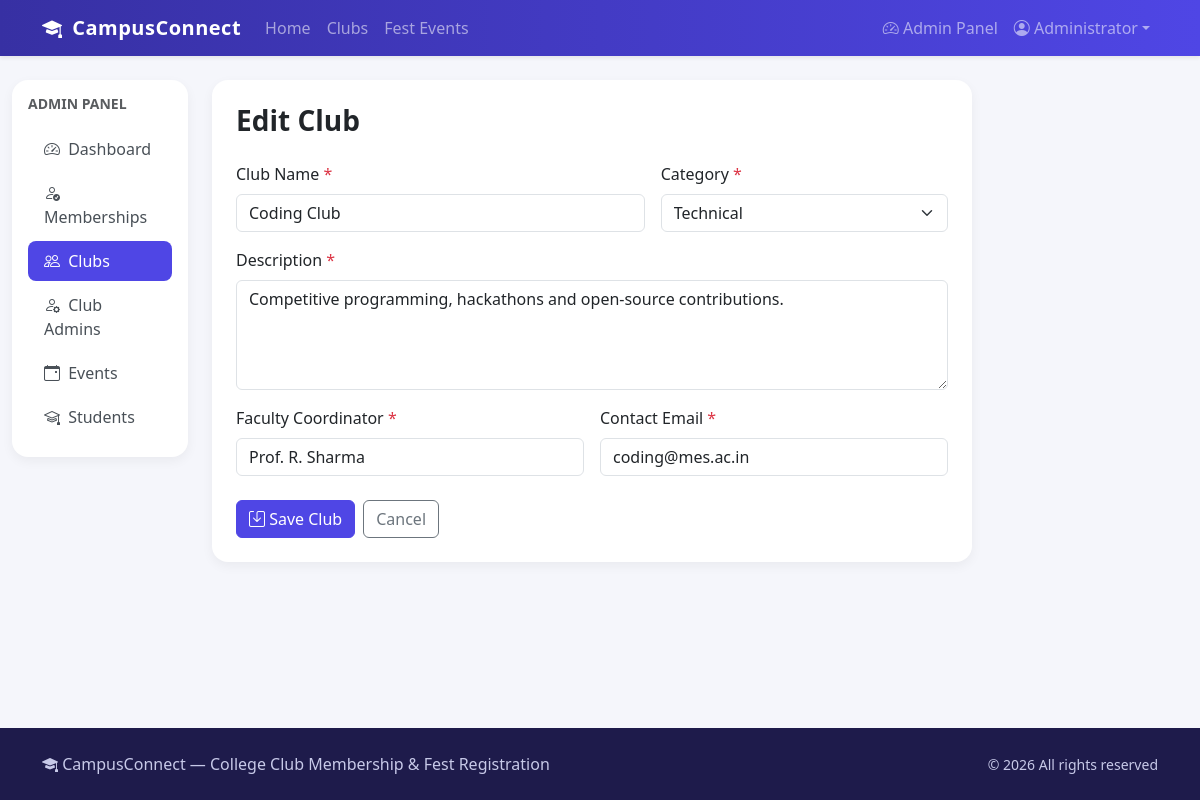
Screenshot of /admin/clubs/1/edit (signed in) with the database file from the repository.
### tables this page shows
CREATE TABLE "users" (
    id            INTEGER PRIMARY KEY AUTOINCREMENT,
    name          TEXT    NOT NULL,
    email         TEXT    NOT NULL UNIQUE,
    password_hash TEXT    NOT NULL,
    roll_no       TEXT,
    department    TEXT,
    year          TEXT,
    phone         TEXT,
    role          TEXT    NOT NULL DEFAULT 'student' CHECK (role IN ('student', 'admin', 'club_admin')),
    club_id       INTEGER REFERENCES clubs(id) ON DELETE CASCADE,    created_at    TEXT    NOT NULL DEFAULT CURRENT_TIMESTAMP
);

CREATE TABLE clubs (
    id            INTEGER PRIMARY KEY AUTOINCREMENT,
    name          TEXT    NOT NULL UNIQUE,
    category      TEXT    NOT NULL,
    description   TEXT    NOT NULL,
    coordinator   TEXT,
    contact_email TEXT,
    created_at    TEXT    NOT NULL DEFAULT CURRENT_TIMESTAMP
);

### app.py (the view, shortened to what this page needs)
@app.route("/admin/clubs/new", methods=["GET", "POST"])
@app.route("/admin/clubs/<int:club_id>/edit", methods=["GET", "POST"])
@admin_required
def admin_club_form(club_id=None):
    club = get_club_or_404(club_id) if club_id else None
    form = dict(club) if club else {}
    return render_template("admin/club_form.html", club=club, form=form, categories=CATEGORIES)

### app.py (called while the page is built)
def get_db():
    if "db" not in g:
        g.db = sqlite3.connect(DATABASE)
        g.db.row_factory = sqlite3.Row
        g.db.execute("PRAGMA foreign_keys = ON")
    return g.db

@app.before_request
def load_user():
    user_id = session.get("user_id")
    g.user = None
    g.club = None
    if user_id is not None:
        db = get_db()
        g.user = db.execute("SELECT * FROM users WHERE id = ?", (user_id,)).fetchone()
        if g.user is not None and g.user["role"] == "club_admin":
            g.club = db.execute("SELECT * FROM clubs WHERE id = ?", (g.user["club_id"],)).fetchone()

def current_portal():
    user = g.get("user")
    return "club_admin" if user is not None and user["role"] == "club_admin" else "admin"

@app.context_processor
def inject_globals():
    return {
        "user": g.get("user"),
        "my_club": g.get("club"),
        "portal": current_portal(),
        "category_icons": CATEGORY_ICONS,
        "today": date.today().isoformat(),
    }

def login_required(view):
    @wraps(view)
    def wrapped(*args, **kwargs):
        if g.user is None:
            flash("Please log in to continue.", "warning")
            return redirect(url_for("login", next=request.path))
        return view(*args, **kwargs)
    return wrapped

def admin_required(view):
    @wraps(view)
    @login_required
    def wrapped(*args, **kwargs):
        if g.user["role"] != "admin":
            abort(403)
        return view(*args, **kwargs)
    return wrapped

def get_club_or_404(club_id):
    club = get_db().execute("SELECT * FROM clubs WHERE id = ?", (club_id,)).fetchone()
    if club is None:
        abort(404)
    return club

### templates/admin/club_form.html (shortened to what this page needs)
{% extends "admin/layout.html" %}
{% set active_section = 'admin_clubs' %}
{% block admin_content %}
<div class="card hover-card" style="max-width: 760px">
    <div class="card-body p-4">
        <h3 class="fw-bold mb-4">{{ 'Edit Club' if club else 'Add New Club' }}</h3>
        <form method="post" class="needs-validation" novalidate>
            <div class="row g-3">
                <div class="col-md-7">
                    <label for="name" class="form-label">Club Name</label>
                    <input type="text" class="form-control" id="name" name="name" value="{{ form.name }}" minlength="2" required>
                </div>
                <div class="col-md-5">
                    <label for="category" class="form-label">Category</label>
                    <select class="form-select" id="category" name="category" required>
                        {% for cat in categories %}
                        <option {% if form.category == cat %}selected{% endif %}>{{ cat }}</option>
                        {% endfor %}
                    </select>
                </div>
                <div class="col-12">
                    <label for="description" class="form-label">Description</label>
                    <textarea class="form-control" id="description" name="description" rows="4" minlength="10" required>{{ form.description }}</textarea>
                </div>
                <div class="col-md-6">
                    <label for="coordinator" class="form-label">Faculty Coordinator</label>
                    <input type="text" class="form-control" id="coordinator" name="coordinator" value="{{ form.coordinator or '' }}" minlength="2" required>
                </div>
                <div class="col-md-6">
                    <label for="contact_email" class="form-label">Contact Email</label>
                    <input type="email" class="form-control" id="contact_email" name="contact_email" value="{{ form.contact_email or '' }}" required>
                </div>
            </div>
            <div class="d-flex gap-2 mt-4">
                <button type="submit" class="btn btn-brand"><i class="bi bi-save"></i> Save Club</button>
                <a href="{{ url_for('admin_clubs') }}" class="btn btn-outline-secondary">Cancel</a>
            </div>
        </form>
    </div>
</div>
{% endblock %}

### templates/base.html (shortened to what this page needs)
<!doctype html>
<html lang="en">
<head>
    <link href="https://cdn.jsdelivr.net/npm/bootstrap@5.3.3/dist/css/bootstrap.min.css" rel="stylesheet">
    <link href="https://cdn.jsdelivr.net/npm/bootstrap-icons@1.11.3/font/bootstrap-icons.min.css" rel="stylesheet">
    <link href="{{ url_for('static', filename='css/style.css') }}" rel="stylesheet">
</head>
<body class="d-flex flex-column min-vh-100">
<nav class="navbar navbar-expand-lg navbar-dark bg-brand shadow-sm sticky-top">
    <div class="container">
        <a class="navbar-brand" href="{{ url_for('index') }}"><i class="bi bi-mortarboard-fill me-1"></i> CampusConnect</a>
        <div class="collapse navbar-collapse" id="mainNav">
            <ul class="navbar-nav me-auto">
                <li class="nav-item"><a class="nav-link {% if request.endpoint == 'index' %}active{% endif %}" href="{{ url_for('index') }}">Home</a></li>
                <li class="nav-item"><a class="nav-link {% if request.endpoint in ['clubs', 'club_detail'] %}active{% endif %}" href="{{ url_for('clubs') }}">Clubs</a></li>
                <li class="nav-item"><a class="nav-link {% if request.endpoint in ['events', 'event_detail'] %}active{% endif %}" href="{{ url_for('events') }}">Fest Events</a></li>
            </ul>
            <ul class="navbar-nav">
                {% if user %}
                    {% if user.role == 'admin' %}
                        <li class="nav-item"><a class="nav-link" href="{{ url_for('admin_dashboard') }}"><i class="bi bi-speedometer2"></i> Admin Panel</a></li>
                    {% elif user.role == 'club_admin' %}
                        <li class="nav-item"><a class="nav-link" href="{{ url_for('club_admin_dashboard') }}"><i class="bi bi-speedometer2"></i> Club Portal</a></li>
                    {% else %}
                        <li class="nav-item"><a class="nav-link" href="{{ url_for('dashboard') }}"><i class="bi bi-grid"></i> My Dashboard</a></li>
                    {% endif %}
                    <li class="nav-item dropdown">
                        <a class="nav-link dropdown-toggle" href="#" data-bs-toggle="dropdown"><i class="bi bi-person-circle"></i> {{ user.name.split()[0] }}</a>
                    </li>
                {% else %}
                    <li class="nav-item"><a class="nav-link" href="{{ url_for('login') }}">Login</a></li>
                    <li class="nav-item"><a class="btn btn-light btn-sm ms-lg-2 mt-1" href="{{ url_for('register') }}">Register</a></li>
                {% endif %}
            </ul>
        </div>
    </div>
</nav>
<main class="flex-grow-1">
    {% block content %}{% endblock %}
</main>
<footer class="py-4 mt-5">
    <div class="container d-flex flex-column flex-md-row justify-content-between align-items-center gap-2">
        <span><i class="bi bi-mortarboard-fill"></i> CampusConnect &mdash; College Club Membership &amp; Fest Registration</span>
        <span class="small">&copy; 2026 All rights reserved</span>
    </div>
</footer>
</body>
</html>

### static/css/style.css (style rules this page uses)
:root { --brand: #4f46e5; --brand-dark: #3730a3; --accent: #ec4899; }
body { background: #f5f6fb; font-family: "Segoe UI", system-ui, -apple-system, sans-serif; }
.navbar-brand { font-weight: 700; letter-spacing: .5px; }
.bg-brand { background: linear-gradient(90deg, var(--brand-dark), var(--brand)); }
.btn-brand { background: var(--brand); border-color: var(--brand); color: #fff; }
.hover-card { border: 0; border-radius: 1rem; transition: transform .2s ease, box-shadow .2s ease; box-shadow: 0 4px 12px rgba(0, 0, 0, .05); }
div:has(> [required]) > .form-label::after, div:has(> .input-group > [required]) > .form-label::after { content: " *"; color: #dc3545; }
footer { background: #1e1b4b; color: #c7c9e8; }

### rows the page displays
users: name "Administrator"
clubs: name "Coding Club", category "Technical", description "Competitive programming, hackathons and open-source contributions.", coordinator "Prof. R. Sharma", contact_email "coding@mes.ac.in"

### other values shown
{{ label }} "Dashboard" "Memberships" "Clubs" "Club Admins" "Events" "Students"
{{ 'Edit Club' if club else 'Add New Club' }} "Edit Club"
